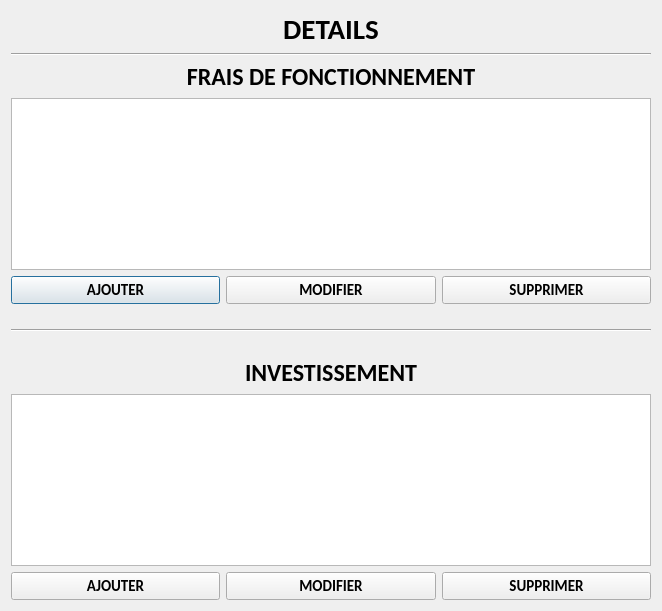
<?xml version="1.0" encoding="UTF-8"?>
<ui version="4.0">
 <class>VisuBudget</class>
 <widget class="QDialog" name="VisuBudget">
  <property name="geometry">
   <rect>
    <x>0</x>
    <y>0</y>
    <width>662</width>
    <height>611</height>
   </rect>
  </property>
  <property name="font">
   <font>
    <family>Calibri</family>
    <pointsize>11</pointsize>
   </font>
  </property>
  <property name="windowTitle">
   <string>DETAILS</string>
  </property>
  <layout class="QVBoxLayout" name="verticalLayout">
   <item>
    <layout class="QHBoxLayout" name="horizontalLayout">
     <item>
      <widget class="QLabel" name="labelParc">
       <property name="font">
        <font>
         <pointsize>22</pointsize>
         <weight>75</weight>
         <bold>true</bold>
        </font>
       </property>
       <property name="text">
        <string>DETAILS</string>
       </property>
       <property name="alignment">
        <set>Qt::AlignCenter</set>
       </property>
      </widget>
     </item>
    </layout>
   </item>
   <item>
    <widget class="Line" name="line">
     <property name="orientation">
      <enum>Qt::Horizontal</enum>
     </property>
    </widget>
   </item>
   <item>
    <layout class="QVBoxLayout" name="verticalLayout_4">
     <item>
      <widget class="QLabel" name="label_charges_2">
       <property name="font">
        <font>
         <pointsize>18</pointsize>
         <weight>75</weight>
         <bold>true</bold>
        </font>
       </property>
       <property name="text">
        <string>FRAIS DE FONCTIONNEMENT</string>
       </property>
       <property name="alignment">
        <set>Qt::AlignCenter</set>
       </property>
      </widget>
     </item>
     <item>
      <widget class="QTableView" name="viewFFDetails">
       <property name="editTriggers">
        <set>QAbstractItemView::NoEditTriggers</set>
       </property>
       <property name="alternatingRowColors">
        <bool>true</bool>
       </property>
       <property name="selectionBehavior">
        <enum>QAbstractItemView::SelectRows</enum>
       </property>
       <attribute name="verticalHeaderVisible">
        <bool>false</bool>
       </attribute>
      </widget>
     </item>
     <item>
      <layout class="QHBoxLayout" name="horizontalLayout_2">
       <item>
        <widget class="QPushButton" name="ajouterFF">
         <property name="font">
          <font>
           <weight>75</weight>
           <bold>true</bold>
          </font>
         </property>
         <property name="text">
          <string>AJOUTER</string>
         </property>
        </widget>
       </item>
       <item>
        <widget class="QPushButton" name="modifierFF">
         <property name="font">
          <font>
           <weight>75</weight>
           <bold>true</bold>
          </font>
         </property>
         <property name="text">
          <string>MODIFIER</string>
         </property>
        </widget>
       </item>
       <item>
        <widget class="QPushButton" name="supprimerFF">
         <property name="font">
          <font>
           <weight>75</weight>
           <bold>true</bold>
          </font>
         </property>
         <property name="text">
          <string>SUPPRIMER</string>
         </property>
        </widget>
       </item>
      </layout>
     </item>
     <item>
      <spacer name="verticalSpacer">
       <property name="orientation">
        <enum>Qt::Vertical</enum>
       </property>
       <property name="sizeHint" stdset="0">
        <size>
         <width>20</width>
         <height>40</height>
        </size>
       </property>
      </spacer>
     </item>
     <item>
      <widget class="Line" name="line_2">
       <property name="orientation">
        <enum>Qt::Horizontal</enum>
       </property>
      </widget>
     </item>
     <item>
      <spacer name="verticalSpacer_2">
       <property name="orientation">
        <enum>Qt::Vertical</enum>
       </property>
       <property name="sizeHint" stdset="0">
        <size>
         <width>20</width>
         <height>40</height>
        </size>
       </property>
      </spacer>
     </item>
     <item>
      <widget class="QLabel" name="label_invest_2">
       <property name="font">
        <font>
         <pointsize>18</pointsize>
         <weight>75</weight>
         <bold>true</bold>
        </font>
       </property>
       <property name="text">
        <string>INVESTISSEMENT</string>
       </property>
       <property name="alignment">
        <set>Qt::AlignCenter</set>
       </property>
      </widget>
     </item>
     <item>
      <widget class="QTableView" name="viewInvDetails">
       <property name="editTriggers">
        <set>QAbstractItemView::NoEditTriggers</set>
       </property>
       <property name="selectionBehavior">
        <enum>QAbstractItemView::SelectRows</enum>
       </property>
       <attribute name="verticalHeaderVisible">
        <bool>false</bool>
       </attribute>
      </widget>
     </item>
     <item>
      <layout class="QHBoxLayout" name="horizontalLayout_3">
       <item>
        <widget class="QPushButton" name="ajouterInv">
         <property name="font">
          <font>
           <weight>75</weight>
           <bold>true</bold>
          </font>
         </property>
         <property name="text">
          <string>AJOUTER</string>
         </property>
        </widget>
       </item>
       <item>
        <widget class="QPushButton" name="modifierInv">
         <property name="font">
          <font>
           <weight>75</weight>
           <bold>true</bold>
          </font>
         </property>
         <property name="text">
          <string>MODIFIER</string>
         </property>
        </widget>
       </item>
       <item>
        <widget class="QPushButton" name="supprimerInv">
         <property name="font">
          <font>
           <weight>75</weight>
           <bold>true</bold>
          </font>
         </property>
         <property name="text">
          <string>SUPPRIMER</string>
         </property>
        </widget>
       </item>
      </layout>
     </item>
    </layout>
   </item>
   <item>
    <spacer name="verticalSpacer_3">
     <property name="orientation">
      <enum>Qt::Vertical</enum>
     </property>
     <property name="sizeHint" stdset="0">
      <size>
       <width>20</width>
       <height>40</height>
      </size>
     </property>
    </spacer>
   </item>
  </layout>
 </widget>
 <resources/>
 <connections/>
</ui>
